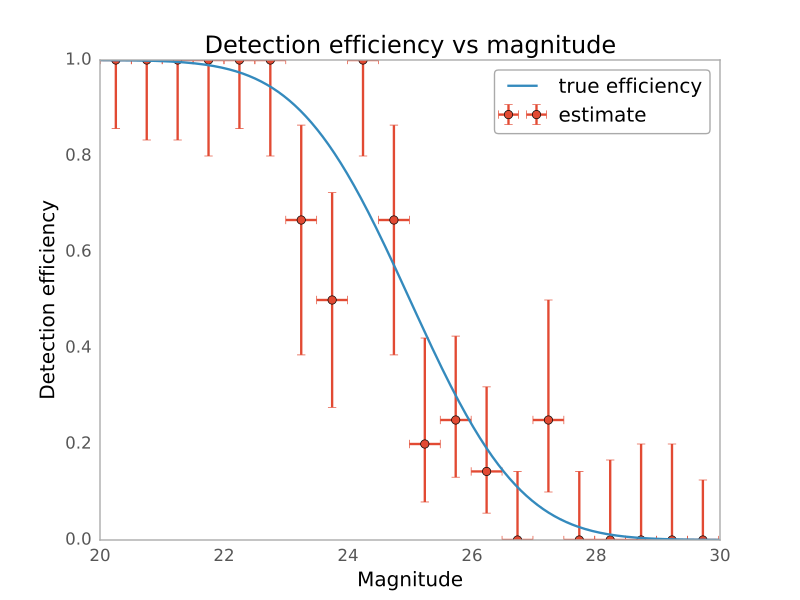

Write the Python code that produced this figure.
import numpy as np
from scipy.special import erf
from scipy.stats.distributions import binom
import matplotlib.pyplot as plt
from astropy.stats import binned_binom_proportion
def true_efficiency(x):
    return 0.5 - 0.5 * erf((x - 25.) / 2.)
np.random.seed(400)
mag = 20. + 10. * np.random.rand(100)
np.random.seed(600)
detected = binom.rvs(1, true_efficiency(mag))
bins, binshw, p, perr = binned_binom_proportion(mag, detected, bins=20)
plt.errorbar(bins, p, xerr=binshw, yerr=perr, ls='none', marker='o',
             label='estimate')
X = np.linspace(20., 30., 1000)
plt.plot(X, true_efficiency(X), label='true efficiency')
plt.ylim(0., 1.)
plt.title('Detection efficiency vs magnitude')
plt.xlabel('Magnitude')
plt.ylabel('Detection efficiency')
plt.legend()
plt.show()
